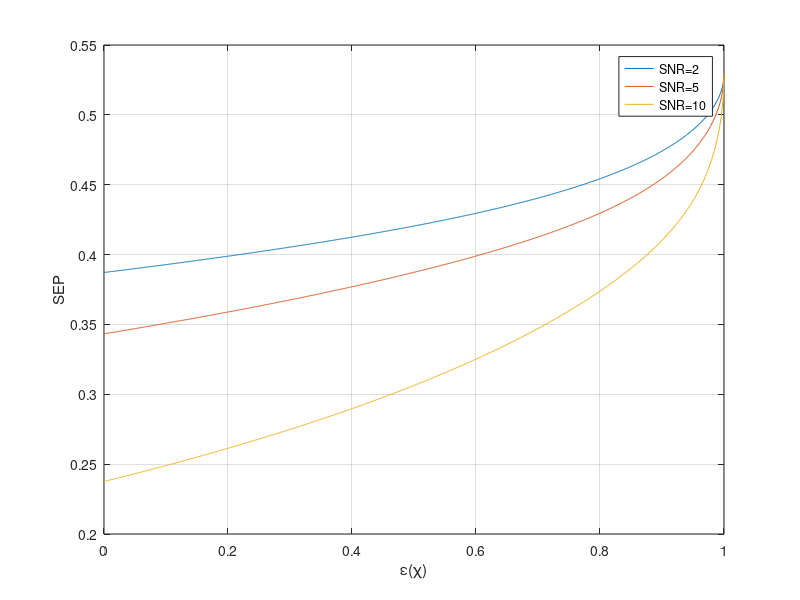

The MATLAB script that drew this image:
SNR=[2,5,10];

M=16;
g=0.1266;
k=0.316;
r=0:0.001:1;


pg1=2*(1-(1/sqrt(M)))*qfunc(2*k*sqrt(g*10.^(SNR(1)/10)*(1-r)))-(1-(2/sqrt(M)+(1/M)))*qfunc(2*k*sqrt(g*10.^(SNR(1)/10)*(1-r)));
pm1=qfunc(0.7071*sqrt(10.^(SNR(1)/10))*(sqrt(1-r)*(sqrt(14.1)-sqrt(1.41*0.23))));

pg2=2*(1-(1/sqrt(M)))*qfunc(2*k*sqrt(g*10.^(SNR(2)/10)*(1-r)))-(1-(2/sqrt(M)+(1/M)))*qfunc(2*k*sqrt(g*10.^(SNR(2)/10)*(1-r)));
pm2=qfunc(0.7071*sqrt(10.^(SNR(2)/10))*(sqrt(1-r)*(sqrt(14.1)-sqrt(1.41*0.23))));

pg3=2*(1-(1/sqrt(M)))*qfunc(2*k*sqrt(g*10.^(SNR(3)/10)*(1-r)))-(1-(2/sqrt(M)+(1/M)))*qfunc(2*k*sqrt(g*10.^(SNR(3)/10)*(1-r)));
pm3=qfunc(0.7071*sqrt(10.^(SNR(3)/10))*(sqrt(1-r)*(sqrt(14.1)-sqrt(1.41*0.23))));


p1=(15/16)*pg1+(1/16)*pm1;
p2=(15/16)*pg2+(1/16)*pm2;
p3=(15/16)*pg3+(1/16)*pm3;

figure (6);
plot(r,p1,r,p2,r,p3);

xlabel('ε(χ)');
ylabel('SEP');
legend('SNR=2','SNR=5','SNR=10')
grid on;